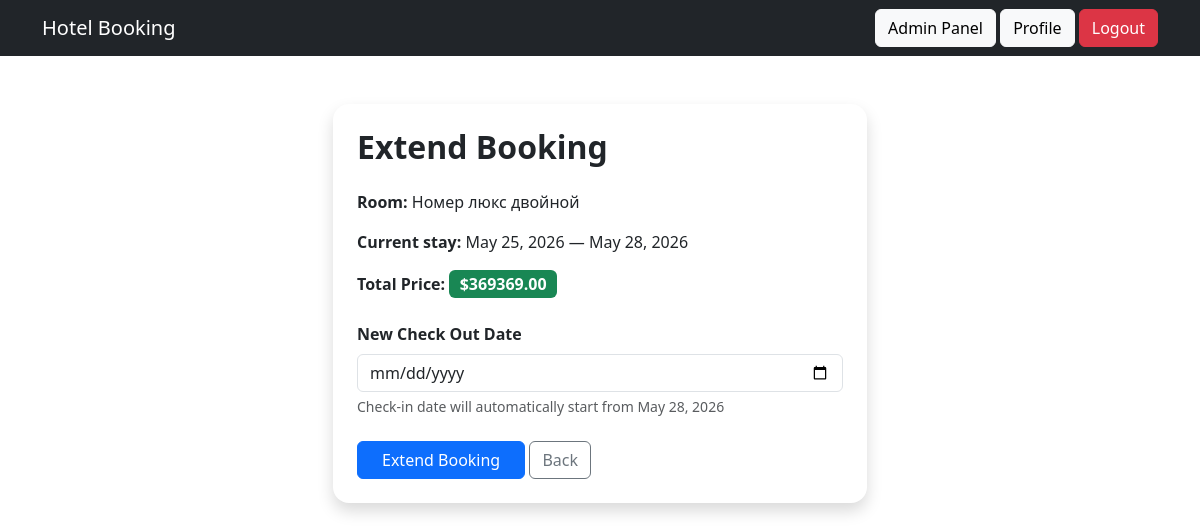
/booking/5/extend/ (signed in), run on the app's committed database.
### main/models.py (models this page shows, shortened)
class Booking(models.Model):
    BOOKING_STATUS = (
        ('pending', 'Pending'),
        ('confirmed', 'Confirmed'),
        ('cancelled', 'Cancelled'),
    )
    user = models.ForeignKey(
        User,
        on_delete=models.CASCADE,
        related_name='bookings'
    )
    room = models.ForeignKey(
        Room,
        on_delete=models.CASCADE,
        related_name='bookings'
    )
    check_in = models.DateField()
    check_out = models.DateField()
    total_price = models.DecimalField(
        max_digits=10,
        decimal_places=2,
        default=0
    )
    status = models.CharField(
        max_length=20,
        choices=BOOKING_STATUS,
        default='pending'
    )
    created_at = models.DateTimeField(auto_now_add=True)

class Room(models.Model):
    ROOM_TYPES = (
        ('economy', 'Economy'),
        ('standard', 'Standard'),
        ('comfort', 'Comfort'),
        ('deluxe', 'Deluxe'),
        ('lux', 'Lux'),
        ('full_lux', 'Full Lux'),
        ('presidential', 'Presidential'),
    )
    hotel = models.ForeignKey(
        Hotel,
        on_delete=models.CASCADE,
        related_name='rooms'
    )
    title = models.CharField(max_length=255)
    description = models.TextField()
    room_type = models.CharField(
        max_length=20,
        choices=ROOM_TYPES,
        default='standard'
    )
    price = models.DecimalField(
        max_digits=10,
        decimal_places=2
    )
    capacity = models.PositiveIntegerField()
    size_m2 = models.PositiveIntegerField(
        null=True,
        blank=True
    )
    BED_TYPES = (
        ('single', 'Single'),
        ('double', 'Double'),
        ('triple', 'Triple'),
        ('queen (1 big bed for 1 person)', 'Queen (1 big bed for 1 person)'),
        ('king (bed for 4 people)', 'King (bed for 4 people)'),
    )
    beds = models.PositiveIntegerField(default=1)
    bed_type = models.CharField(
        max_length=50,
        choices=BED_TYPES,
        default='single'
    )
    has_wifi = models.BooleanField(default=True)
    has_breakfast = models.BooleanField(default=False)
    has_air_conditioning = models.BooleanField(default=True)
    is_available = models.BooleanField(default=True)
    rating = models.DecimalField(
        max_digits=3,
        decimal_places=1,
        default=4.0
    )
    created_at = models.DateTimeField(auto_now_add=True)

### main/views.py (the view, shortened to what this page needs)
@login_required
def extend_booking(request, pk):
    old_booking = get_object_or_404(
        Booking,
        id=pk,
        user=request.user
    )
    return render(request, 'extend_booking.html', {
        'booking': old_booking
    })

### main/templates/extend_booking.html (shortened to what this page needs)
{% extends 'base.html' %}
{% block content %}
<div class="container mt-5">
    <div class="row justify-content-center">
        <div class="col-md-6">
            <div class="card shadow border-0 rounded-4">
                <div class="card-body p-4">
                    <h2 class="fw-bold mb-4">
                        Extend Booking
                    </h2>
                    <div class="mb-3">
                        <strong>Room:</strong>
                        {{ booking.room.title }}
                    </div>
                    <div class="mb-3">
                        <strong>Current stay:</strong>
                        {{ booking.check_in }} — {{ booking.check_out }}
                    </div>
                    <div class="mb-4">
                        <strong>Total Price:</strong>
                        <span class="badge bg-success fs-6">
                            ${{ booking.total_price }}
                        </span>
                    </div>
                    <form method="POST">
                        <div class="mb-4">
                            <label class="form-label fw-semibold">
                                New Check Out Date
                            </label>
                            <input type="date"
                                   name="check_out"
                                   class="form-control"
                                   required>
                            <div class="form-text">
                                Check-in date will automatically start from
                                {{ booking.check_out }}
                            </div>
                        </div>
                        <button class="btn btn-primary px-4">
                            Extend Booking
                        </button>
                        <a href="{% url 'profile' %}"
                           class="btn btn-outline-secondary">
                            Back
                        </a>
                    </form>
                </div>
            </div>
        </div>
    </div>
</div>
{% endblock %}

### data on the page
Booking: room "Номер люкс двойной", check_in "May 25, 2026", check_out "May 28, 2026", total_price "369369.00"
